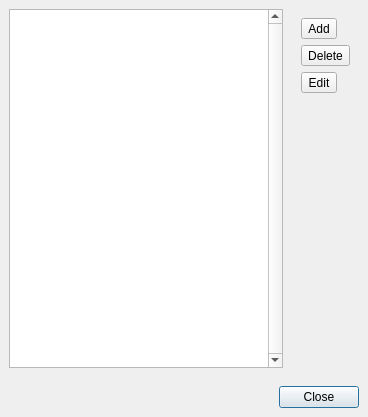
<?xml version="1.0" encoding="UTF-8"?>
<ui version="4.0">
 <class>GropusManagerWindow</class>
 <widget class="QDialog" name="GropusManagerWindow">
  <property name="windowModality">
   <enum>Qt::NonModal</enum>
  </property>
  <property name="geometry">
   <rect>
    <x>0</x>
    <y>0</y>
    <width>368</width>
    <height>417</height>
   </rect>
  </property>
  <property name="windowTitle">
   <string>Dialog</string>
  </property>
  <property name="windowIcon">
   <iconset>
    <normaloff>:/images/c3Network.png</normaloff>:/images/c3Network.png</iconset>
  </property>
  <property name="modal">
   <bool>true</bool>
  </property>
  <layout class="QVBoxLayout" name="verticalLayout">
   <property name="spacing">
    <number>0</number>
   </property>
   <property name="leftMargin">
    <number>0</number>
   </property>
   <property name="topMargin">
    <number>0</number>
   </property>
   <property name="rightMargin">
    <number>0</number>
   </property>
   <property name="bottomMargin">
    <number>0</number>
   </property>
   <item>
    <widget class="QWidget" name="widget_2" native="true">
     <property name="styleSheet">
      <string notr="true"/>
     </property>
     <layout class="QHBoxLayout" name="horizontalLayout">
      <property name="spacing">
       <number>9</number>
      </property>
      <property name="leftMargin">
       <number>9</number>
      </property>
      <property name="topMargin">
       <number>9</number>
      </property>
      <property name="rightMargin">
       <number>9</number>
      </property>
      <property name="bottomMargin">
       <number>9</number>
      </property>
      <item>
       <widget class="QListView" name="listView">
        <property name="styleSheet">
         <string notr="true">QListView::item
	{
    padding:8px;
	}</string>
        </property>
        <property name="verticalScrollBarPolicy">
         <enum>Qt::ScrollBarAlwaysOn</enum>
        </property>
        <property name="editTriggers">
         <set>QAbstractItemView::NoEditTriggers</set>
        </property>
        <property name="alternatingRowColors">
         <bool>true</bool>
        </property>
        <property name="selectionBehavior">
         <enum>QAbstractItemView::SelectRows</enum>
        </property>
        <property name="iconSize">
         <size>
          <width>16</width>
          <height>16</height>
         </size>
        </property>
        <property name="selectionRectVisible">
         <bool>false</bool>
        </property>
       </widget>
      </item>
      <item>
       <widget class="QWidget" name="widget_3" native="true">
        <layout class="QVBoxLayout" name="verticalLayout_2">
         <item>
          <widget class="QToolButton" name="buttonAddGroup">
           <property name="text">
            <string>Add</string>
           </property>
           <property name="icon">
            <iconset resource="../../resources/resources.qrc">
             <normaloff>:/icons/list-add.png</normaloff>:/icons/list-add.png</iconset>
           </property>
          </widget>
         </item>
         <item>
          <widget class="QToolButton" name="buttonRemoveGroup">
           <property name="text">
            <string>Delete</string>
           </property>
           <property name="icon">
            <iconset resource="../../resources/resources.qrc">
             <normaloff>:/icons/list-remove.png</normaloff>:/icons/list-remove.png</iconset>
           </property>
          </widget>
         </item>
         <item>
          <widget class="QToolButton" name="buttonEditGroup">
           <property name="text">
            <string>Edit</string>
           </property>
           <property name="icon">
            <iconset resource="../../resources/resources.qrc">
             <normaloff>:/icons/document-edit.png</normaloff>:/icons/document-edit.png</iconset>
           </property>
          </widget>
         </item>
         <item>
          <spacer name="verticalSpacer">
           <property name="orientation">
            <enum>Qt::Vertical</enum>
           </property>
           <property name="sizeHint" stdset="0">
            <size>
             <width>20</width>
             <height>256</height>
            </size>
           </property>
          </spacer>
         </item>
        </layout>
       </widget>
      </item>
     </layout>
    </widget>
   </item>
   <item>
    <widget class="QWidget" name="widget" native="true">
     <layout class="QHBoxLayout" name="horizontalLayout_2">
      <item>
       <spacer name="horizontalSpacer">
        <property name="orientation">
         <enum>Qt::Horizontal</enum>
        </property>
        <property name="sizeHint" stdset="0">
         <size>
          <width>173</width>
          <height>20</height>
         </size>
        </property>
       </spacer>
      </item>
      <item>
       <widget class="QPushButton" name="buttonClose">
        <property name="text">
         <string>Close</string>
        </property>
       </widget>
      </item>
     </layout>
    </widget>
   </item>
  </layout>
 </widget>
 <resources>
  <include location="../../resources/resources.qrc"/>
 </resources>
 <connections/>
</ui>
